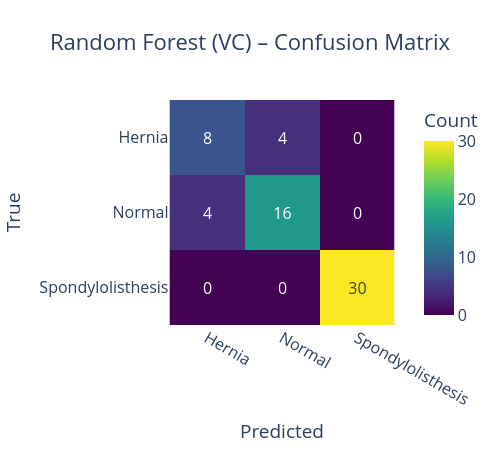
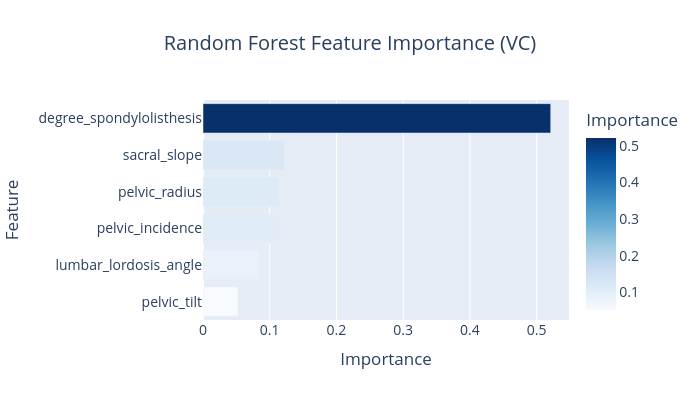

These figures' notebook cell, in order:
### Markdown cell above
## 1.2 Random Forest (Bagging)

Random Forest builds 100 trees with bootstrapping and feature subsampling.

### Code cell
# %% Random Forest
rf_vc = RandomForestClassifier(n_estimators=100, max_samples=0.8, max_features=0.8, random_state=42)
rf_vc.fit(X_train_vc, y_train_vc)
acc_rf, f1_rf = evaluate_model(rf_vc, X_test_vc, y_test_vc, 'Random Forest (VC)')

# Feature importance
plot_feature_importance(rf_vc.feature_importances_, X_vc.columns, 'Random Forest Feature Importance (VC)')

# Cross-validation score
cv_scores_rf = cross_val_score(rf_vc, X_vc_scaled, y_vc, cv=5, scoring='accuracy')
print(f"Random Forest CV Accuracy: {cv_scores_rf.mean():.4f} (±{cv_scores_rf.std():.4f})")

### Figure 1 — Plotly figure (JSON) as saved in the notebook; plotly's stock layout.template omitted (floating-point values rounded to 4 significant figures)
{"data": [{"coloraxis": "coloraxis", "hovertemplate": "Predicted: %{x}<br>True: %{y}<br>Count: %{z}<extra></extra>", "name": "0", "texttemplate": "%{z}", "type": "heatmap", "x": ["Hernia", "Normal", "Spondylolisthesis"], "xaxis": "x", "y": ["Hernia", "Normal", "Spondylolisthesis"], "yaxis": "y", "z": [[8, 4, 0], [4, 16, 0], [0, 0, 30]]}], "layout": {"coloraxis": {"autocolorscale": false, "colorbar": {"title": {"text": "Count"}}, "colorscale": [[0, "#440154"], [0.1111, "#482878"], [0.2222, "#3e4989"], [0.3333, "#31688e"], [0.4444, "#26828e"], [0.5556, "#1f9e89"], [0.6667, "#35b779"], [0.7778, "#6ece58"], [0.8889, "#b5de2b"], [1, "#fde725"]]}, "font": {"size": 16}, "height": 450, "title": {"text": "Random Forest (VC) – Confusion Matrix", "x": 0.5}, "width": 500, "xaxis": {"anchor": "y", "constrain": "domain", "domain": [0, 1], "scaleanchor": "y", "title": {"text": "Predicted"}}, "yaxis": {"anchor": "x", "autorange": "reversed", "constrain": "domain", "domain": [0, 1], "title": {"text": "True"}}}}

### Figure 2 — Plotly figure (JSON) as saved in the notebook; plotly's stock layout.template omitted (floating-point values rounded to 4 significant figures)
{"data": [{"hovertemplate": "Importance=%{marker.color}<br>Feature=%{y}<extra></extra>", "legendgroup": "", "marker": {"color": [0.05251, 0.08457, 0.106, 0.114, 0.1219, 0.521], "coloraxis": "coloraxis", "pattern": {"shape": ""}}, "name": "", "orientation": "h", "showlegend": false, "textposition": "auto", "type": "bar", "x": [0.05251, 0.08457, 0.106, 0.114, 0.1219, 0.521], "xaxis": "x", "y": ["pelvic_tilt", "lumbar_lordosis_angle", "pelvic_incidence", "pelvic_radius", "sacral_slope", "degree_spondylolisthesis"], "yaxis": "y"}], "layout": {"barmode": "relative", "coloraxis": {"autocolorscale": false, "colorbar": {"title": {"text": "Importance"}}, "colorscale": [[0, "rgb(247,251,255)"], [0.125, "rgb(222,235,247)"], [0.25, "rgb(198,219,239)"], [0.375, "rgb(158,202,225)"], [0.5, "rgb(107,174,214)"], [0.625, "rgb(66,146,198)"], [0.75, "rgb(33,113,181)"], [0.875, "rgb(8,81,156)"], [1, "rgb(8,48,107)"]]}, "font": {"size": 14}, "height": 400, "legend": {"tracegroupgap": 0}, "title": {"text": "Random Forest Feature Importance (VC)", "x": 0.5}, "width": 700, "xaxis": {"anchor": "y", "domain": [0, 1], "title": {"text": "Importance"}}, "yaxis": {"anchor": "x", "domain": [0, 1], "title": {"text": "Feature"}}}}
